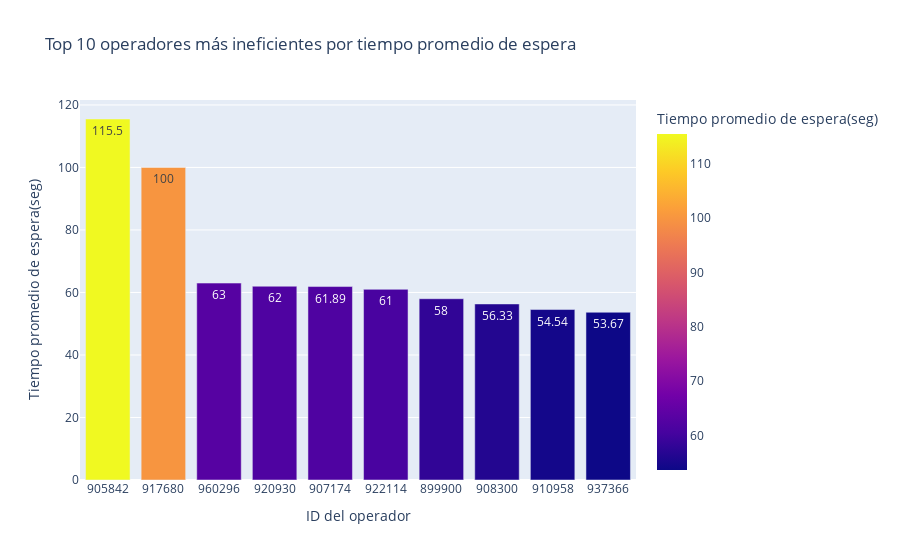

Notebook code for this chart:
### Code cell
# Gráfico de top 10 operadores más ineficientes en tiempo de espera para llamadas entrantes
inefficient_operators_by_waiting_time['operator_id'] = inefficient_operators_by_waiting_time['operator_id'].astype('str') # Convertimos a categoría para el gráfico

fig = px.bar(inefficient_operators_by_waiting_time.sort_values(by='avg_wait_time_per_call', ascending=False).head(10), 
             x='operator_id', 
             y='avg_wait_time_per_call', 
             color='avg_wait_time_per_call',
             text='avg_wait_time_per_call',
             title='Top 10 operadores más ineficientes por tiempo promedio de espera',
             labels={'operator_id': 'ID del operador', 'avg_wait_time_per_call': 'Tiempo promedio de espera(seg)'},)

fig.show()

### Figure 1 — Plotly figure (JSON) as saved in the notebook; plotly's stock layout.template omitted (floating-point values rounded to 4 significant figures)
{"data": [{"alignmentgroup": "True", "hovertemplate": "ID del operador=%{x}<br>Tiempo promedio de espera(seg)=%{marker.color}<extra></extra>", "legendgroup": "", "marker": {"color": [115.5, 100, 63, 62, 61.89, 61, 58, 56.33, 54.54, 53.67], "coloraxis": "coloraxis", "pattern": {"shape": ""}}, "name": "", "offsetgroup": "", "orientation": "v", "showlegend": false, "text": [115.5, 100, 63, 62, 61.89, 61, 58, 56.33, 54.54, 53.67], "textposition": "auto", "type": "bar", "x": ["905842", "917680", "960296", "920930", "907174", "922114", "899900", "908300", "910958", "937366"], "xaxis": "x", "y": [115.5, 100, 63, 62, 61.89, 61, 58, 56.33, 54.54, 53.67], "yaxis": "y"}], "layout": {"barmode": "relative", "coloraxis": {"colorbar": {"title": {"text": "Tiempo promedio de espera(seg)"}}, "colorscale": [[0, "#0d0887"], [0.1111, "#46039f"], [0.2222, "#7201a8"], [0.3333, "#9c179e"], [0.4444, "#bd3786"], [0.5556, "#d8576b"], [0.6667, "#ed7953"], [0.7778, "#fb9f3a"], [0.8889, "#fdca26"], [1, "#f0f921"]]}, "legend": {"tracegroupgap": 0}, "title": {"text": "Top 10 operadores más ineficientes por tiempo promedio de espera"}, "xaxis": {"anchor": "y", "domain": [0, 1], "title": {"text": "ID del operador"}}, "yaxis": {"anchor": "x", "domain": [0, 1], "title": {"text": "Tiempo promedio de espera(seg)"}}}}
